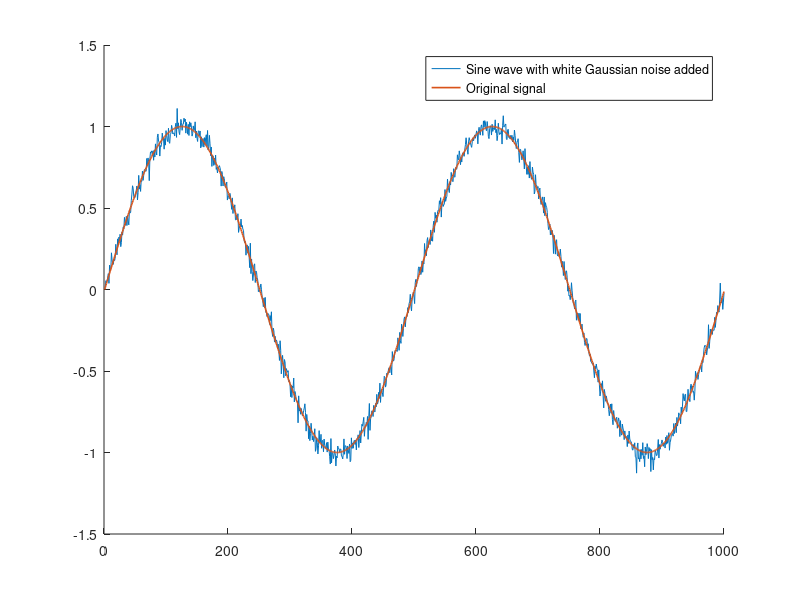

Write MATLAB code to recreate this figure. (Note: this script raises an error after producing the figure.)
%Pre cleaning
close all;
clear;
clc;

%Sine signal replica
t = 0:1:999;
original = sin(2*pi*0.002*t);

%Noisy replica
noise = wgn(1, 1000, -28); %-28 dBW was chosen to replicate the noise in the original paper.
noisy_signal = original + noise;
figure(1)
hold on;
plot(noisy_signal);
plot(original, 'LineWidth', 1.2);
legend("Sine wave with white Gaussian noise added", "Original signal");
hold off;

%Implementation of the Kalman filters, E_mea = 0.01
E_est = 0.01;
E_mea = 0.02;
EST = zeros(1, 1000);
EST(1) = noisy_signal(1);
KG = 0.0001;
for n = 1:size(noisy_signal, 2)
    EST(n+1) = EST(n) + KG*(noisy_signal(n) - EST(n));
    E_est = (1 - KG)*E_est;
    KG = (E_est)/(E_est + E_mea);
    disp("E_est: "+ num2str(E_est));
    disp("KG:    "+ num2str(KG));
end

figure(2)
hold on;
plot(EST);
plot(original, 'LineWidth', 1.2);
legend("Sine wave with white Gaussian noise added", "Original signal");
hold off;